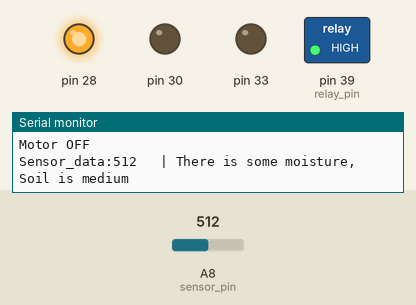
Simulated run of this sketch. Board: Arduino Mega 2560, built with avr-gcc and run on an emulated ATmega2560. Parts: switched loads named in the sketch (green lamp = pin HIGH), output pins drawn as LEDs (lit = HIGH), the last lines printed to the serial monitor. The test bench sets the inputs (shaded band); at power-on: A8 (sensor_pin) = 512.

Above: at 1.2 s.
1.3 s: A8 (sensor_pin) set to 407
2.8 s: A8 (sensor_pin) set to 391
At 4.0 s:
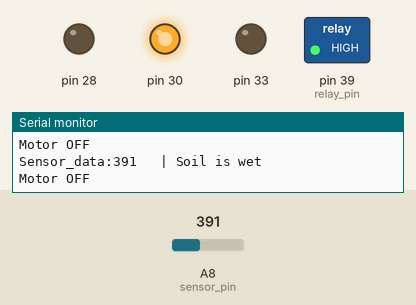
4.3 s: A8 (sensor_pin) set to 960
At 5.5 s:
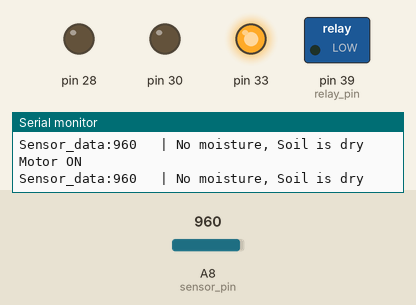
5.8 s: A8 (sensor_pin) set to 936
At 6.1 s:
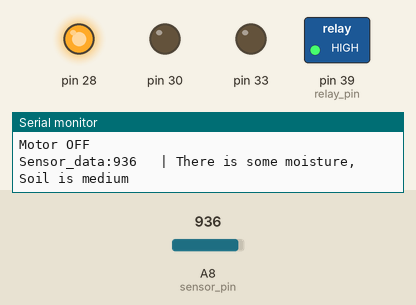
7.3 s: A8 (sensor_pin) set to 390
At 8.6 s:
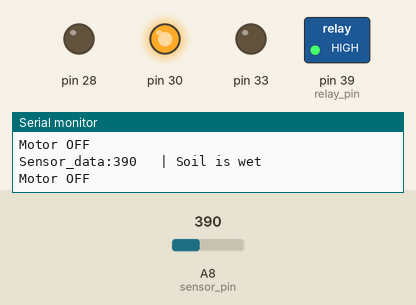
Timing chart, 0 to 9.8 s (numbered marks = the images above; inputs shaded):
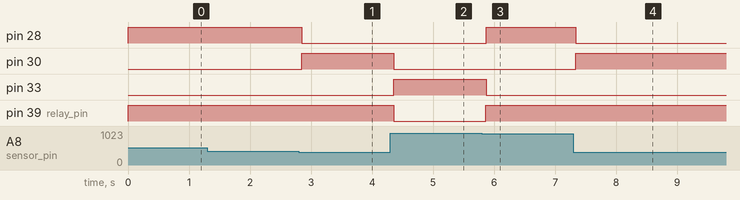

The sketch:

PlantWattering.ino
```cpp
int sensor_pin = A8;       //Sensor Pin
int relay_pin = 39;         //Relay Pin

void setup()
{
  Serial.begin(9600);
  pinMode(sensor_pin, INPUT);
  pinMode(relay_pin, OUTPUT);
  pinMode(28, OUTPUT);
  pinMode(30, OUTPUT);
  pinMode(33, OUTPUT);
}

void loop()
{
  int sensor_data = analogRead(sensor_pin);
  Serial.print("Sensor_data:");
  Serial.print(sensor_data);
  Serial.print("\t | ");


  if(sensor_data > 950)
  {
    Serial.println("No moisture, Soil is dry");
    digitalWrite(relay_pin, LOW);
    Serial.println("Motor ON ");
    digitalWrite(33, HIGH);
    digitalWrite(28, LOW);
    digitalWrite(30, LOW);
  }
  else if(sensor_data >= 400 && sensor_data <= 950)
  {
    Serial.println("There is some moisture, Soil is medium");
    digitalWrite(relay_pin, HIGH);
    Serial.println("Motor OFF");
    digitalWrite(28, HIGH);
    digitalWrite(30, LOW);
    digitalWrite(33, LOW);
  }
  else if(sensor_data < 400)
  {
    Serial.println("Soil is wet");
    digitalWrite(relay_pin, HIGH);
    Serial.println("Motor OFF");
    digitalWrite(30, HIGH);
    digitalWrite(28, LOW);
    digitalWrite(33, LOW);
  }

  delay(100);
}
```

Measured:
- the behaviour switches between 400 and 399 on A8 (sensor_pin) (found by bisection; images 0 and 1)
- the behaviour switches between 951 and 950 on A8 (sensor_pin) (found by bisection; images 2 and 3)
- after the input at 2.8 s, pin 28: HIGH → LOW after 0.05 s; pin 30: LOW → HIGH after 0.05 s
- after the input at 4.3 s, pin 30, pin 39 (relay_pin): HIGH → LOW after 0.05 s; pin 33: LOW → HIGH after 0.05 s
- after the input at 5.8 s, pin 28, pin 39 (relay_pin): LOW → HIGH after 0.07 s; pin 33: HIGH → LOW after 0.07 s
- after the input at 7.3 s, pin 28: HIGH → LOW at once; pin 30: LOW → HIGH at once
